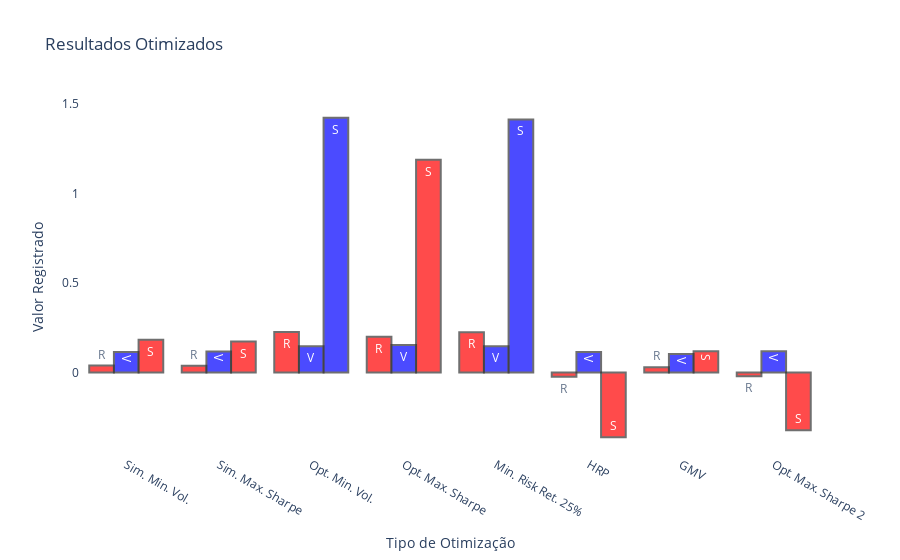

Notebook cell for this chart:
### Markdown cell above
### Comparação

Com todos os portfólios instanciados, usufruímos dos métodos de classe: `all_rets()`, `all_vols()`, e `all_sindex()` para computarmos todas essas quantidades com todos os portfólios. Criamos um plot com os valores registrados para retornos, volatilidade e índice de Sharpe, onde, em azul (vermelho), indicamos que o portfólio demonstra a métrica em nível mais favorável, ou seja, o retorno e o índice de Sharpe estarão em azul (vermelho) se forem **maior** (**menor**) que o portfólio de referência. Para a volatilidade, porém, temos o contrário, pois menor volatilidade indica um portfólio mais seguro.

### Code cell
rets = Portfolio.all_rets()[4:]
vols = Portfolio.all_vols()[4:]
sharpes = Portfolio.all_sindex(selic_a_fut)[4:]

ret_cores = map(
    lambda r: 'red' if r < etfs_fut_pf.portfolio_return() else 'blue',
    rets
)

vol_cores = map(
    lambda v: 'blue' if v < etfs_fut_pf.volatility() else 'red',
    vols
)

sharpe_cores = map(
    lambda s: 'red' if s < etfs_fut_pf.s_index(selic_a_fut) else 'blue',
    sharpes
)

colors = {
    'rets': list(ret_cores),
    'vols': list(vol_cores),
    'sharpes': list(sharpe_cores)
}

# como a imagem do plotly não é renderizada no github,
# insiro o png da mesma
qt.plot_opt_comparisons(rets, vols, sharpes, colors)

### Figure 1 — Plotly figure (JSON) as saved in the notebook; plotly's stock layout.template omitted (floating-point values rounded to 4 significant figures)
{"data": [{"hoverinfo": "text+y", "marker": {"color": ["red", "red", "red", "red", "red", "red", "red", "red"], "line": {"color": "#333", "width": 2}}, "opacity": 0.7, "showlegend": false, "text": "R", "type": "bar", "x": ["Sim. Min. Vol.", "Sim. Max. Sharpe", "Opt. Min. Vol.", "Opt. Max. Sharpe", "Min. Risk Ret. 25%", "HRP", "GMV", "Opt. Max. Sharpe 2"], "y": [0.03844, 0.0378, 0.2259, 0.2001, 0.2249, -0.02401, 0.02969, -0.02102]}, {"hoverinfo": "text+y", "marker": {"color": ["blue", "blue", "blue", "blue", "blue", "blue", "blue", "blue"], "line": {"color": "#333", "width": 2}}, "opacity": 0.7, "showlegend": false, "text": "V", "type": "bar", "x": ["Sim. Min. Vol.", "Sim. Max. Sharpe", "Opt. Min. Vol.", "Opt. Max. Sharpe", "Min. Risk Ret. 25%", "HRP", "GMV", "Opt. Max. Sharpe 2"], "y": [0.115, 0.1176, 0.1465, 0.1536, 0.1467, 0.1147, 0.1028, 0.1192]}, {"hoverinfo": "text+y", "marker": {"color": ["red", "red", "blue", "red", "blue", "red", "red", "red"], "line": {"color": "#333", "width": 2}}, "opacity": 0.7, "showlegend": false, "text": "S", "type": "bar", "x": ["Sim. Min. Vol.", "Sim. Max. Sharpe", "Opt. Min. Vol.", "Opt. Max. Sharpe", "Min. Risk Ret. 25%", "HRP", "GMV", "Opt. Max. Sharpe 2"], "y": [0.1822, 0.1727, 1.423, 1.189, 1.414, -0.3619, 0.1186, -0.3232]}], "layout": {"hoverdistance": 100, "plot_bgcolor": "#FFF", "title": {"text": "Resultados Otimizados"}, "xaxis": {"showgrid": false, "title": {"text": "Tipo de Otimização"}}, "yaxis": {"showgrid": false, "title": {"text": "Valor Registrado"}}}}
